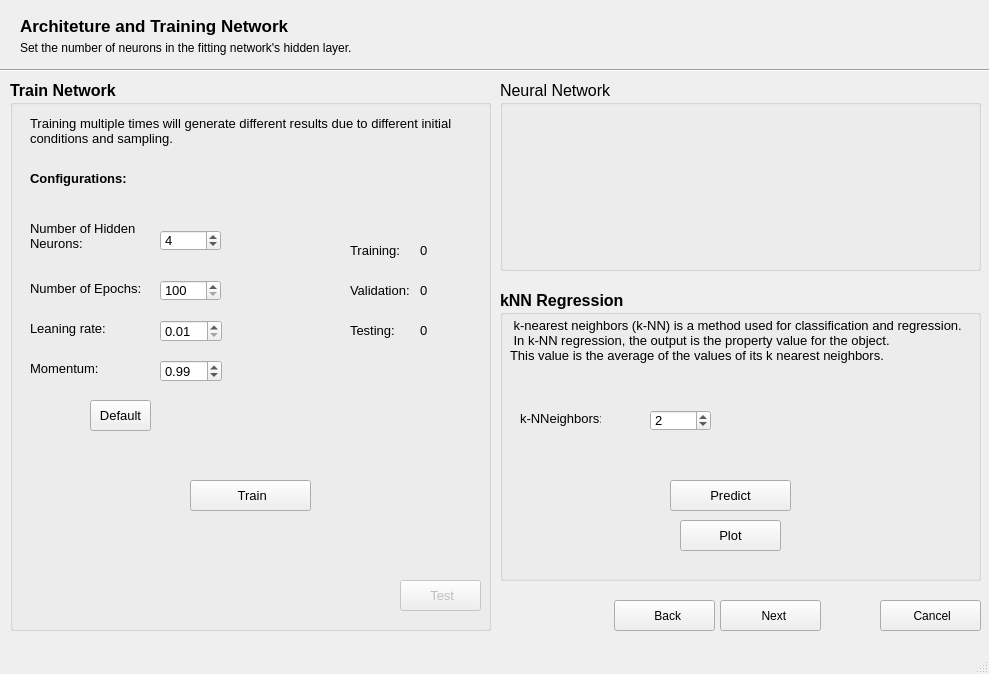
<?xml version="1.0" encoding="UTF-8"?>
<ui version="4.0">
 <class>page_arch_train</class>
 <widget class="QMainWindow" name="page_arch_train">
  <property name="geometry">
   <rect>
    <x>0</x>
    <y>0</y>
    <width>989</width>
    <height>674</height>
   </rect>
  </property>
  <property name="windowTitle">
   <string>Architeture and Training Network</string>
  </property>
  <widget class="QWidget" name="centralwidget">
   <widget class="QLabel" name="label">
    <property name="geometry">
     <rect>
      <x>20</x>
      <y>10</y>
      <width>591</width>
      <height>31</height>
     </rect>
    </property>
    <property name="font">
     <font>
      <pointsize>13</pointsize>
      <weight>75</weight>
      <bold>true</bold>
     </font>
    </property>
    <property name="text">
     <string>Architeture and Training Network</string>
    </property>
   </widget>
   <widget class="Line" name="line">
    <property name="geometry">
     <rect>
      <x>0</x>
      <y>60</y>
      <width>991</width>
      <height>20</height>
     </rect>
    </property>
    <property name="orientation">
     <enum>Qt::Horizontal</enum>
    </property>
   </widget>
   <widget class="QGroupBox" name="groupBox_2">
    <property name="geometry">
     <rect>
      <x>500</x>
      <y>80</y>
      <width>481</width>
      <height>191</height>
     </rect>
    </property>
    <property name="font">
     <font>
      <pointsize>12</pointsize>
     </font>
    </property>
    <property name="title">
     <string>Neural Network</string>
    </property>
    <widget class="QLabel" name="label_5">
     <property name="geometry">
      <rect>
       <x>10</x>
       <y>20</y>
       <width>461</width>
       <height>161</height>
      </rect>
     </property>
     <property name="text">
      <string/>
     </property>
     <property name="pixmap">
      <pixmap>imagens/network_layout.PNG</pixmap>
     </property>
     <property name="scaledContents">
      <bool>true</bool>
     </property>
    </widget>
   </widget>
   <widget class="QLabel" name="label_2">
    <property name="geometry">
     <rect>
      <x>20</x>
      <y>40</y>
      <width>331</width>
      <height>16</height>
     </rect>
    </property>
    <property name="text">
     <string>Set the number of neurons in the fitting network's hidden layer.</string>
    </property>
   </widget>
   <widget class="QGroupBox" name="groupBox_3">
    <property name="geometry">
     <rect>
      <x>10</x>
      <y>80</y>
      <width>481</width>
      <height>551</height>
     </rect>
    </property>
    <property name="font">
     <font>
      <pointsize>12</pointsize>
      <weight>75</weight>
      <bold>true</bold>
     </font>
    </property>
    <property name="title">
     <string>Train Network</string>
    </property>
    <widget class="QPushButton" name="pb_train">
     <property name="geometry">
      <rect>
       <x>180</x>
       <y>400</y>
       <width>121</width>
       <height>31</height>
      </rect>
     </property>
     <property name="font">
      <font>
       <pointsize>10</pointsize>
       <weight>50</weight>
       <bold>false</bold>
      </font>
     </property>
     <property name="text">
      <string> Train</string>
     </property>
     <property name="icon">
      <iconset>
       <normaloff>imagens/raio_2.png</normaloff>imagens/raio_2.png</iconset>
     </property>
     <property name="iconSize">
      <size>
       <width>25</width>
       <height>25</height>
      </size>
     </property>
    </widget>
    <widget class="QLabel" name="label_6">
     <property name="geometry">
      <rect>
       <x>20</x>
       <y>20</y>
       <width>441</width>
       <height>61</height>
      </rect>
     </property>
     <property name="font">
      <font>
       <pointsize>10</pointsize>
       <weight>50</weight>
       <bold>false</bold>
      </font>
     </property>
     <property name="text">
      <string>Training multiple times will generate different results due to different initial
conditions and sampling.</string>
     </property>
    </widget>
    <widget class="QLabel" name="bar_green">
     <property name="geometry">
      <rect>
       <x>290</x>
       <y>230</y>
       <width>51</width>
       <height>41</height>
      </rect>
     </property>
     <property name="font">
      <font>
       <pointsize>10</pointsize>
      </font>
     </property>
     <property name="text">
      <string/>
     </property>
     <property name="pixmap">
      <pixmap>imagens/Bar-green.png</pixmap>
     </property>
     <property name="scaledContents">
      <bool>true</bool>
     </property>
    </widget>
    <widget class="QLabel" name="bar_blue">
     <property name="geometry">
      <rect>
       <x>310</x>
       <y>140</y>
       <width>51</width>
       <height>51</height>
      </rect>
     </property>
     <property name="font">
      <font>
       <pointsize>10</pointsize>
      </font>
     </property>
     <property name="text">
      <string/>
     </property>
     <property name="pixmap">
      <pixmap>imagens/Bar_blue.png</pixmap>
     </property>
     <property name="scaledContents">
      <bool>true</bool>
     </property>
    </widget>
    <widget class="QLabel" name="bar_red">
     <property name="geometry">
      <rect>
       <x>300</x>
       <y>190</y>
       <width>51</width>
       <height>41</height>
      </rect>
     </property>
     <property name="font">
      <font>
       <pointsize>10</pointsize>
      </font>
     </property>
     <property name="text">
      <string/>
     </property>
     <property name="pixmap">
      <pixmap>imagens/Bar-Red.png</pixmap>
     </property>
     <property name="scaledContents">
      <bool>true</bool>
     </property>
    </widget>
    <widget class="QLabel" name="label_7">
     <property name="geometry">
      <rect>
       <x>340</x>
       <y>240</y>
       <width>51</width>
       <height>21</height>
      </rect>
     </property>
     <property name="font">
      <font>
       <pointsize>10</pointsize>
       <weight>50</weight>
       <bold>false</bold>
      </font>
     </property>
     <property name="text">
      <string>Testing:</string>
     </property>
    </widget>
    <widget class="QLabel" name="label_8">
     <property name="geometry">
      <rect>
       <x>340</x>
       <y>160</y>
       <width>61</width>
       <height>21</height>
      </rect>
     </property>
     <property name="font">
      <font>
       <pointsize>10</pointsize>
       <weight>50</weight>
       <bold>false</bold>
      </font>
     </property>
     <property name="text">
      <string>Training:</string>
     </property>
    </widget>
    <widget class="QLabel" name="label_9">
     <property name="geometry">
      <rect>
       <x>340</x>
       <y>200</y>
       <width>71</width>
       <height>21</height>
      </rect>
     </property>
     <property name="font">
      <font>
       <pointsize>10</pointsize>
       <weight>50</weight>
       <bold>false</bold>
      </font>
     </property>
     <property name="text">
      <string>Validation:</string>
     </property>
    </widget>
    <widget class="QLabel" name="label_10">
     <property name="geometry">
      <rect>
       <x>20</x>
       <y>90</y>
       <width>101</width>
       <height>16</height>
      </rect>
     </property>
     <property name="font">
      <font>
       <pointsize>10</pointsize>
       <weight>75</weight>
       <bold>true</bold>
      </font>
     </property>
     <property name="text">
      <string>Configurations:</string>
     </property>
    </widget>
    <widget class="QLabel" name="label_11">
     <property name="geometry">
      <rect>
       <x>20</x>
       <y>200</y>
       <width>131</width>
       <height>16</height>
      </rect>
     </property>
     <property name="font">
      <font>
       <pointsize>10</pointsize>
       <weight>50</weight>
       <bold>false</bold>
      </font>
     </property>
     <property name="text">
      <string>Number of Epochs:</string>
     </property>
    </widget>
    <widget class="QSpinBox" name="sb_nr_epochs">
     <property name="geometry">
      <rect>
       <x>150</x>
       <y>200</y>
       <width>61</width>
       <height>21</height>
      </rect>
     </property>
     <property name="font">
      <font>
       <pointsize>10</pointsize>
       <weight>50</weight>
       <bold>false</bold>
      </font>
     </property>
     <property name="minimum">
      <number>100</number>
     </property>
     <property name="maximum">
      <number>1000</number>
     </property>
    </widget>
    <widget class="QPushButton" name="pb_teste">
     <property name="enabled">
      <bool>false</bool>
     </property>
     <property name="geometry">
      <rect>
       <x>390</x>
       <y>500</y>
       <width>81</width>
       <height>31</height>
      </rect>
     </property>
     <property name="font">
      <font>
       <pointsize>10</pointsize>
       <weight>50</weight>
       <bold>false</bold>
      </font>
     </property>
     <property name="text">
      <string> Test</string>
     </property>
     <property name="icon">
      <iconset>
       <normaloff>imagens/settings.png</normaloff>imagens/settings.png</iconset>
     </property>
    </widget>
    <widget class="QLabel" name="label_12">
     <property name="geometry">
      <rect>
       <x>20</x>
       <y>240</y>
       <width>91</width>
       <height>16</height>
      </rect>
     </property>
     <property name="font">
      <font>
       <pointsize>10</pointsize>
       <weight>50</weight>
       <bold>false</bold>
      </font>
     </property>
     <property name="text">
      <string>Leaning rate:</string>
     </property>
    </widget>
    <widget class="QDoubleSpinBox" name="sb_rate">
     <property name="geometry">
      <rect>
       <x>150</x>
       <y>240</y>
       <width>62</width>
       <height>22</height>
      </rect>
     </property>
     <property name="font">
      <font>
       <pointsize>10</pointsize>
       <weight>50</weight>
       <bold>false</bold>
      </font>
     </property>
     <property name="minimum">
      <double>0.010000000000000</double>
     </property>
     <property name="maximum">
      <double>1.000000000000000</double>
     </property>
     <property name="singleStep">
      <double>0.010000000000000</double>
     </property>
    </widget>
    <widget class="QLabel" name="label_13">
     <property name="geometry">
      <rect>
       <x>20</x>
       <y>280</y>
       <width>81</width>
       <height>16</height>
      </rect>
     </property>
     <property name="font">
      <font>
       <pointsize>10</pointsize>
       <weight>50</weight>
       <bold>false</bold>
      </font>
     </property>
     <property name="text">
      <string>Momentum:</string>
     </property>
    </widget>
    <widget class="QDoubleSpinBox" name="sb_momentum">
     <property name="geometry">
      <rect>
       <x>150</x>
       <y>280</y>
       <width>62</width>
       <height>22</height>
      </rect>
     </property>
     <property name="font">
      <font>
       <pointsize>10</pointsize>
       <weight>50</weight>
       <bold>false</bold>
      </font>
     </property>
     <property name="minimum">
      <double>0.010000000000000</double>
     </property>
     <property name="maximum">
      <double>1.000000000000000</double>
     </property>
     <property name="singleStep">
      <double>0.010000000000000</double>
     </property>
     <property name="value">
      <double>0.990000000000000</double>
     </property>
    </widget>
    <widget class="QLabel" name="count_1">
     <property name="geometry">
      <rect>
       <x>410</x>
       <y>160</y>
       <width>51</width>
       <height>21</height>
      </rect>
     </property>
     <property name="font">
      <font>
       <pointsize>10</pointsize>
       <weight>50</weight>
       <bold>false</bold>
      </font>
     </property>
     <property name="text">
      <string>0</string>
     </property>
    </widget>
    <widget class="QLabel" name="count_2">
     <property name="geometry">
      <rect>
       <x>410</x>
       <y>200</y>
       <width>51</width>
       <height>21</height>
      </rect>
     </property>
     <property name="font">
      <font>
       <pointsize>10</pointsize>
       <weight>50</weight>
       <bold>false</bold>
      </font>
     </property>
     <property name="text">
      <string>0</string>
     </property>
    </widget>
    <widget class="QLabel" name="count_3">
     <property name="geometry">
      <rect>
       <x>410</x>
       <y>240</y>
       <width>51</width>
       <height>21</height>
      </rect>
     </property>
     <property name="font">
      <font>
       <pointsize>10</pointsize>
       <weight>50</weight>
       <bold>false</bold>
      </font>
     </property>
     <property name="text">
      <string>0</string>
     </property>
    </widget>
    <widget class="QPushButton" name="pb_default">
     <property name="geometry">
      <rect>
       <x>80</x>
       <y>320</y>
       <width>61</width>
       <height>31</height>
      </rect>
     </property>
     <property name="font">
      <font>
       <pointsize>10</pointsize>
       <weight>50</weight>
       <bold>false</bold>
      </font>
     </property>
     <property name="text">
      <string>Default</string>
     </property>
    </widget>
    <widget class="QSpinBox" name="sb_nr_neurons">
     <property name="geometry">
      <rect>
       <x>150</x>
       <y>150</y>
       <width>61</width>
       <height>21</height>
      </rect>
     </property>
     <property name="font">
      <font>
       <pointsize>10</pointsize>
       <weight>50</weight>
       <bold>false</bold>
      </font>
     </property>
     <property name="minimum">
      <number>1</number>
     </property>
     <property name="maximum">
      <number>20</number>
     </property>
     <property name="value">
      <number>4</number>
     </property>
    </widget>
    <widget class="QLabel" name="label_4">
     <property name="geometry">
      <rect>
       <x>20</x>
       <y>140</y>
       <width>131</width>
       <height>31</height>
      </rect>
     </property>
     <property name="font">
      <font>
       <pointsize>10</pointsize>
       <weight>50</weight>
       <bold>false</bold>
      </font>
     </property>
     <property name="text">
      <string>Number of Hidden
Neurons:</string>
     </property>
    </widget>
   </widget>
   <widget class="QPushButton" name="pb_cancel">
    <property name="geometry">
     <rect>
      <x>880</x>
      <y>600</y>
      <width>101</width>
      <height>31</height>
     </rect>
    </property>
    <property name="text">
     <string> Cancel</string>
    </property>
    <property name="icon">
     <iconset>
      <normaloff>imagens/1351621507_Delete.png</normaloff>imagens/1351621507_Delete.png</iconset>
    </property>
    <property name="iconSize">
     <size>
      <width>20</width>
      <height>20</height>
     </size>
    </property>
   </widget>
   <widget class="QPushButton" name="pb_back">
    <property name="enabled">
     <bool>true</bool>
    </property>
    <property name="geometry">
     <rect>
      <x>614</x>
      <y>600</y>
      <width>101</width>
      <height>31</height>
     </rect>
    </property>
    <property name="text">
     <string>  Back</string>
    </property>
    <property name="icon">
     <iconset>
      <normaloff>imagens/1351621543_Previous.png</normaloff>imagens/1351621543_Previous.png</iconset>
    </property>
    <property name="iconSize">
     <size>
      <width>20</width>
      <height>20</height>
     </size>
    </property>
   </widget>
   <widget class="QPushButton" name="pb_next">
    <property name="enabled">
     <bool>true</bool>
    </property>
    <property name="geometry">
     <rect>
      <x>720</x>
      <y>600</y>
      <width>101</width>
      <height>31</height>
     </rect>
    </property>
    <property name="text">
     <string>  Next</string>
    </property>
    <property name="icon">
     <iconset>
      <normaloff>imagens/1351621545_Next.png</normaloff>imagens/1351621545_Next.png</iconset>
    </property>
    <property name="iconSize">
     <size>
      <width>20</width>
      <height>20</height>
     </size>
    </property>
   </widget>
   <widget class="QGroupBox" name="groupBox_4">
    <property name="geometry">
     <rect>
      <x>500</x>
      <y>290</y>
      <width>481</width>
      <height>291</height>
     </rect>
    </property>
    <property name="font">
     <font>
      <pointsize>12</pointsize>
      <weight>75</weight>
      <bold>true</bold>
     </font>
    </property>
    <property name="title">
     <string>kNN Regression</string>
    </property>
    <widget class="QPushButton" name="pb_plot">
     <property name="geometry">
      <rect>
       <x>180</x>
       <y>230</y>
       <width>101</width>
       <height>31</height>
      </rect>
     </property>
     <property name="font">
      <font>
       <pointsize>10</pointsize>
       <weight>50</weight>
       <bold>false</bold>
      </font>
     </property>
     <property name="text">
      <string>Plot</string>
     </property>
     <property name="icon">
      <iconset>
       <normaloff>imagens/Plot.png</normaloff>imagens/Plot.png</iconset>
     </property>
     <property name="iconSize">
      <size>
       <width>20</width>
       <height>20</height>
      </size>
     </property>
    </widget>
    <widget class="QSpinBox" name="sb_nr_neighbors">
     <property name="geometry">
      <rect>
       <x>150</x>
       <y>120</y>
       <width>61</width>
       <height>21</height>
      </rect>
     </property>
     <property name="font">
      <font>
       <pointsize>10</pointsize>
       <weight>50</weight>
       <bold>false</bold>
      </font>
     </property>
     <property name="minimum">
      <number>1</number>
     </property>
     <property name="maximum">
      <number>10</number>
     </property>
     <property name="value">
      <number>2</number>
     </property>
    </widget>
    <widget class="QLabel" name="label_14">
     <property name="geometry">
      <rect>
       <x>20</x>
       <y>120</y>
       <width>81</width>
       <height>16</height>
      </rect>
     </property>
     <property name="font">
      <font>
       <pointsize>10</pointsize>
       <weight>50</weight>
       <bold>false</bold>
      </font>
     </property>
     <property name="text">
      <string>k-NNeighbors:</string>
     </property>
    </widget>
    <widget class="QLabel" name="label_15">
     <property name="geometry">
      <rect>
       <x>10</x>
       <y>20</y>
       <width>461</width>
       <height>61</height>
      </rect>
     </property>
     <property name="font">
      <font>
       <pointsize>10</pointsize>
       <weight>50</weight>
       <bold>false</bold>
      </font>
     </property>
     <property name="text">
      <string> k-nearest neighbors (k-NN) is a method used for classification and regression.
 In k-NN regression, the output is the property value for the object.
This value is the average of the values of its k nearest neighbors.</string>
     </property>
    </widget>
    <widget class="QPushButton" name="pb_predict">
     <property name="geometry">
      <rect>
       <x>170</x>
       <y>190</y>
       <width>121</width>
       <height>31</height>
      </rect>
     </property>
     <property name="font">
      <font>
       <pointsize>10</pointsize>
       <weight>50</weight>
       <bold>false</bold>
      </font>
     </property>
     <property name="text">
      <string>Predict</string>
     </property>
     <property name="icon">
      <iconset>
       <normaloff>imagens/Magic-512.png</normaloff>imagens/Magic-512.png</iconset>
     </property>
     <property name="iconSize">
      <size>
       <width>25</width>
       <height>25</height>
      </size>
     </property>
    </widget>
   </widget>
  </widget>
  <widget class="QMenuBar" name="menubar">
   <property name="geometry">
    <rect>
     <x>0</x>
     <y>0</y>
     <width>989</width>
     <height>21</height>
    </rect>
   </property>
  </widget>
  <widget class="QStatusBar" name="statusbar"/>
 </widget>
 <resources/>
 <connections/>
</ui>
